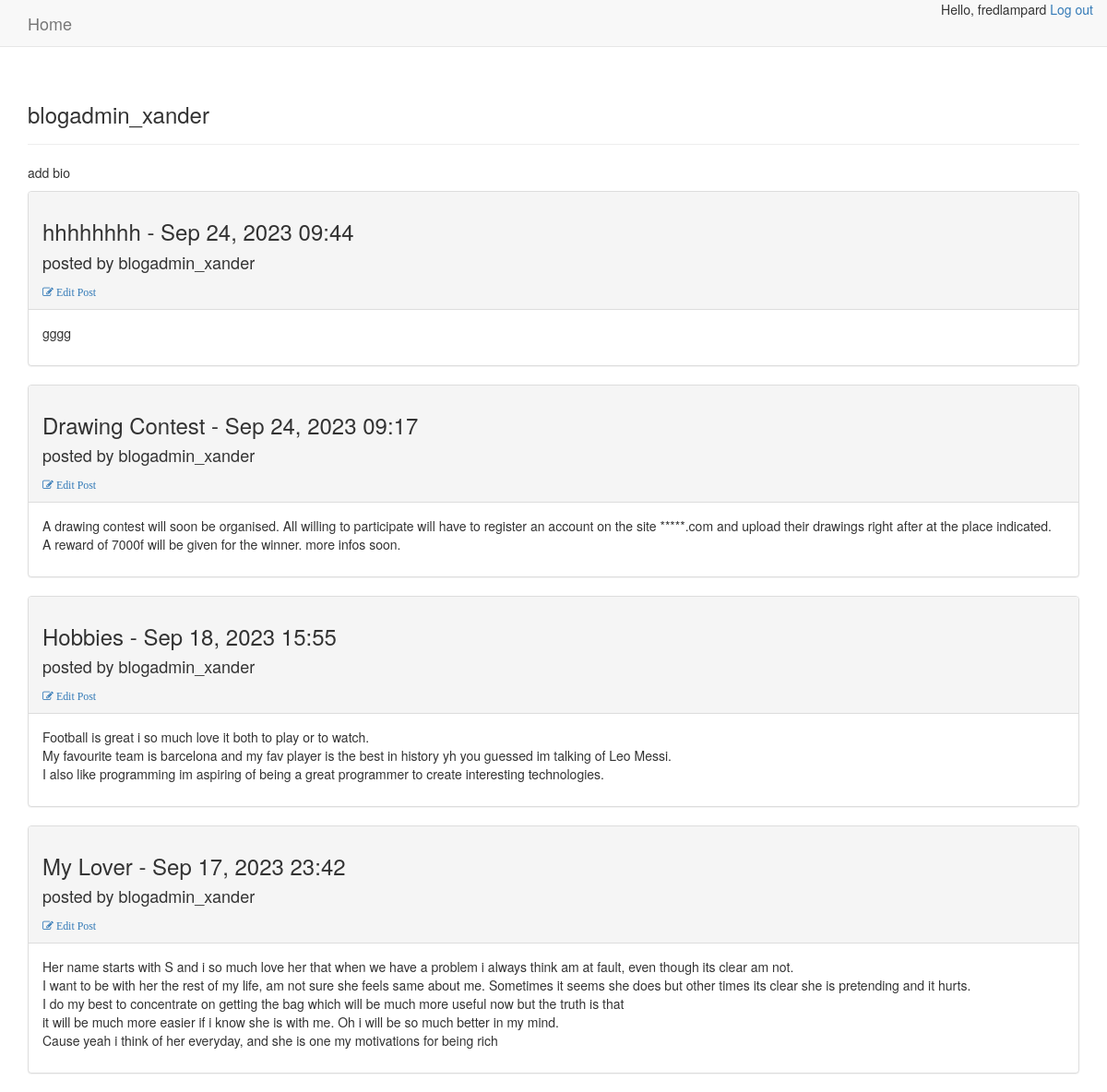
The app's page /users/profile/1 (signed in) with its own data.
### blogs/models.py (models this page shows, shortened)
class BlogPost(models.Model):
    title=models.CharField(max_length=20)
    text=models.TextField()
    date_added=models.DateTimeField(auto_now_add=True)
    owner=models.ForeignKey(User,models.CASCADE)

### users/views.py (the view)
# urls.py: path('profile/<int:post_owner_id>',views.profile,name="profile")
@login_required
def profile(request,post_owner_id):
    bio=Bio.objects.filter(owner=post_owner_id)
    posts=BlogPost.objects.filter(owner= post_owner_id).order_by("-date_added")
    post1=posts[0]
    context={"bio":bio,"posts":posts,"post1":post1}
    return render(request,"users/profile.html",context)

### users/templates/users/profile.html
{% extends "blogs/base.html" %}
{% load bootstrap3 %}
{% block header %}
<h3>{{post1.owner}}</h3>
{% endblock header %}
{% block content %}
{% if bio.text %}
<div>
    <p>Bio:</p>
    <p>{{bio.text}}</p>
    <p>edit_bio</p>
</div>
{% else %}
<p>add bio</p>
{% endif %}
{% for post in posts %}
<div class="panel panel-default">
    <div class="panel-heading">
        <h3>
            {{post.title}} - {{post.date_added |date:'M d, Y H:i'}}
            <h4>posted by {{post.owner}}</h4>
            <small>
                <a href="{% url 'blogs:edit_post' post.id %}">
                    <i class="fa fa-edit"> Edit Post</i></a>
            </small>
        </h3>
    </div>
    <div class="panel-body">
        {{post.text | linebreaks}}
    </div>
</div>
{% empty %}
<p>No posts has been made yet</p>
{% endfor %}
{% endblock content %}

### blogs/templates/blogs/base.html (shortened to what this page needs)
{% load bootstrap3 %}
<!DOCTYPE html>
<html lang="eng">
<head>
    <link rel="stylesheet" href="https://cdnjs.cloudflare.com/ajax/libs/font-awesome/4.7.0/css/font-awesome.min.css">
{% bootstrap_css %}
</head>
<body>
<nav class="navbar navbar-default navbar-static-top">
    <div class="container">
        <div class="navbar-header">
            <a class="navbar-brand" href="{% url 'blogs:home' %}">Home</a>
        </div>
        <div id="navbar" class="navbar-collapse collapse">
            <ul class="nav navbar-nav navbar-right ">
                {% if user.is_authenticated %}
                Hello, {{user.username}} <a href="{% url 'users:logout' %}"> Log out</a>
                {% else %}
                <li><a href="{% url 'users:register' %}">register</a></li>
                <li><a href="{% url 'users:login' %}">login</a></li>
                {% endif %}
            </ul>
        </div>
    </div>
</nav>
<div class="container">
    <div class="page-header">
        {%block header%}{% endblock header %}
    </div>
    <div>
        {%block content%}{% endblock content %}
    </div>
</div>
</body>
</html>

### records on screen
BlogPost: owner "blogadmin_xander", title "hhhhhhhh", date_added "Sep 24, 2023 09:44", text "gggg"
BlogPost: title "Drawing Contest", date_added "Sep 24, 2023 09:17", owner "blogadmin_xander", text "A drawing contest will soon be organised. All willing to participate will have to register an account on the site *****.com and upload their drawings right after at the place indicated. A reward of 7000f will be given for the winner. more infos soon."
BlogPost: title "Hobbies", date_added "Sep 18, 2023 15:55", owner "blogadmin_xander", text "Football is great i so much love it both to play or to watch. My favourite team is barcelona and my fav player is the best in history yh you guessed im talking of Leo Messi. I also like programming im aspiring of being a great programmer to create interesting technologies."
BlogPost: title "My Lover", date_added "Sep 17, 2023 23:42", owner "blogadmin_xander", text "Her name starts with S and i so much love her that when we have a problem i always think am at fault, even though its clear am not. I want to be with her the rest of my life, am not sure she feels same about me. Sometimes it seems she does but other times its clear she is pretending and it hurts. I do my best to concentrate on getting the bag which will be much more useful now but the truth is that it will be much more easier if i know she is with me. Oh i will be so much better in my mind. Cause yeah i think of her everyday, and she is one my motivations for being rich"

### other values on screen
{{ user.username }} "fredlampard"
